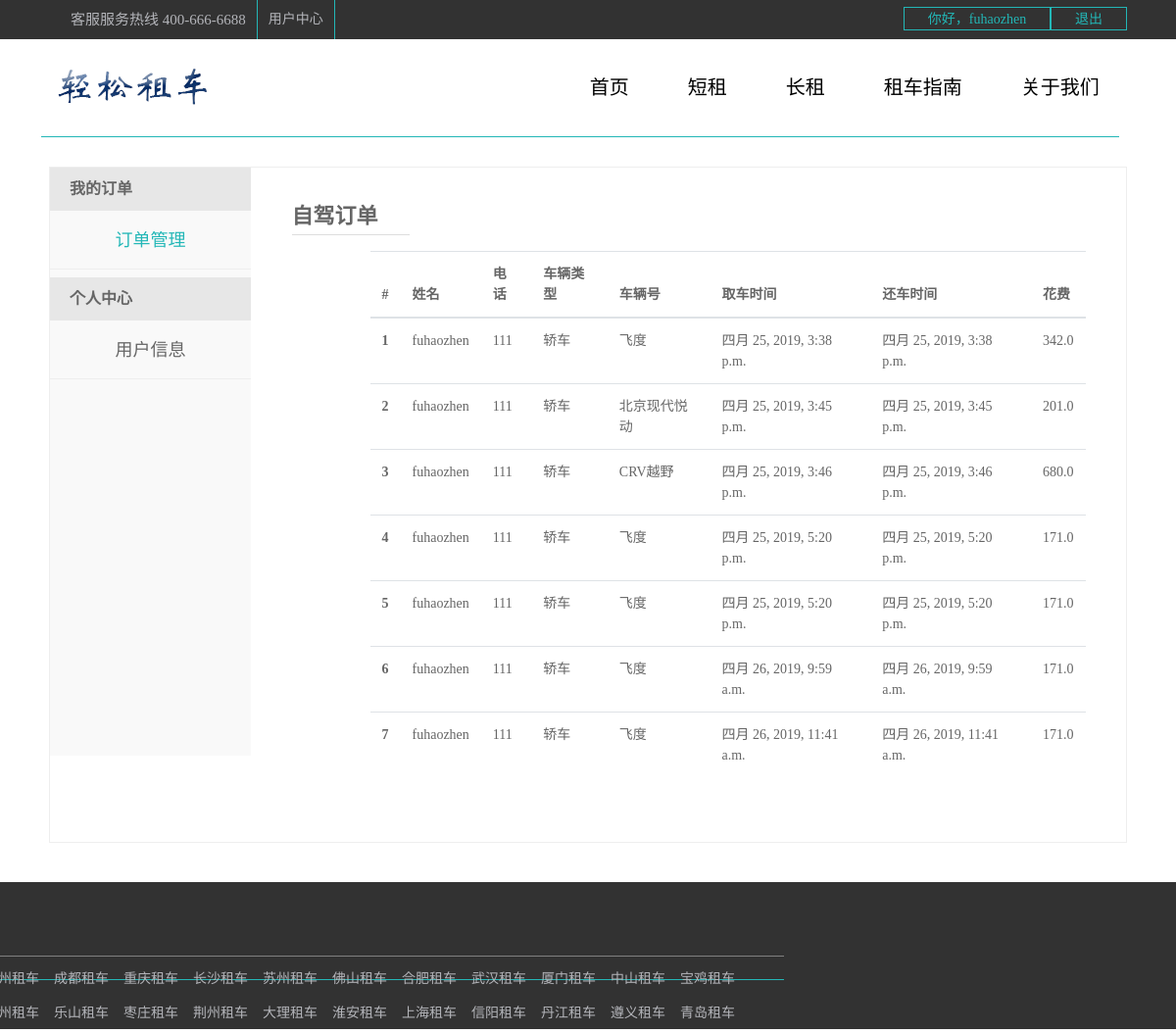
Before: /cars/dingdan/ (signed in) with the older database file.
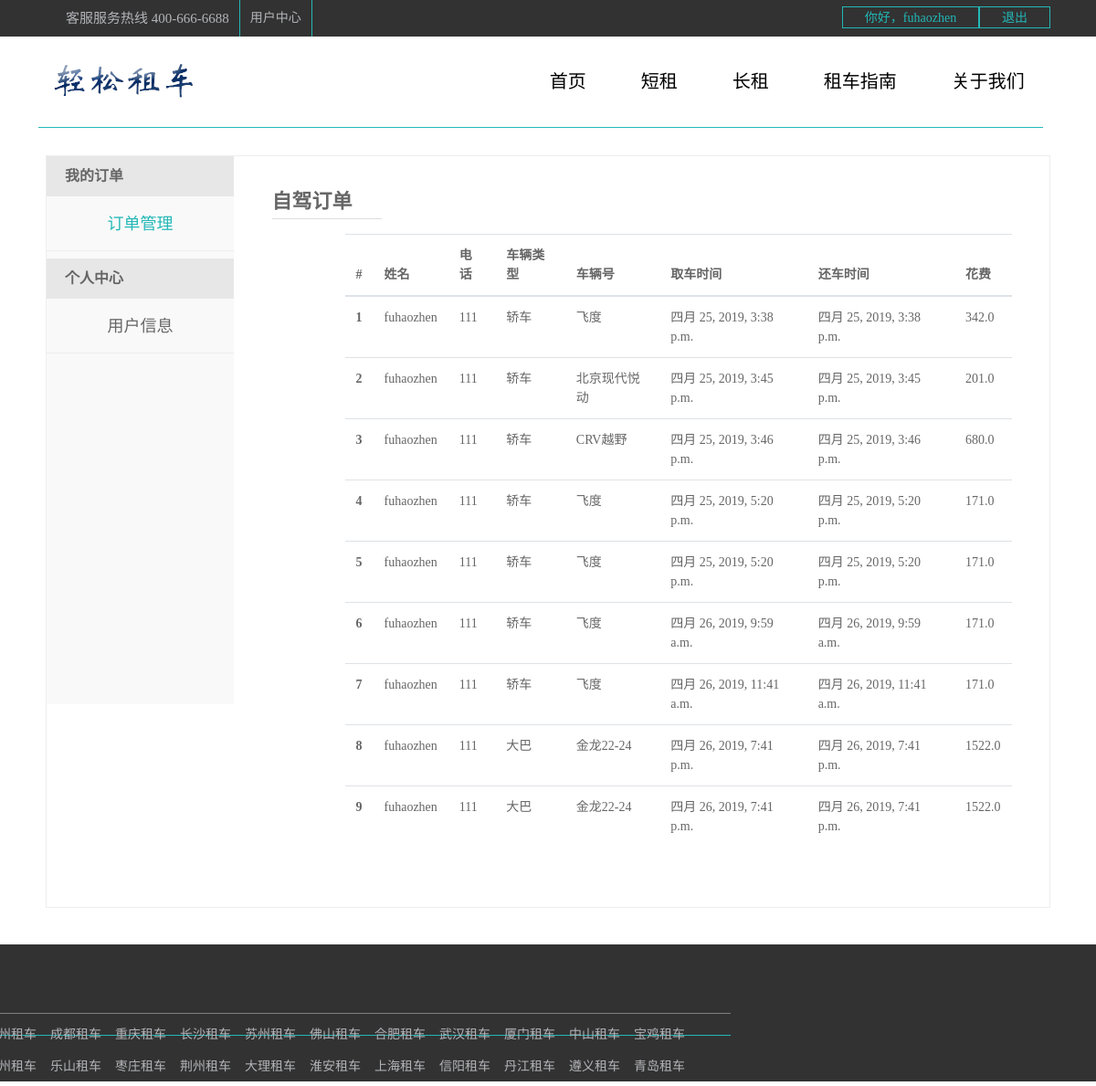
After: the same page with the newer database file.
### cars/models.py (models this page shows, shortened)
class Order(models.Model):
    o_uid = models.ForeignKey(User, on_delete=models.CASCADE)
    customerName = models.CharField(max_length=20)
    customerTel = models.CharField(max_length=50)
    o_cid = models.ForeignKey(Car, on_delete=models.CASCADE)
    typeNo = models.CharField(max_length=20)
    creatDate = models.DateTimeField(auto_now_add=True)
    returnDate = models.DateTimeField(auto_now_add=True)
    otime = models.IntegerField(default=0)
    ocost = models.FloatField()

class Car(models.Model):
    ctype = models.CharField(default="轿车", max_length=20)
    typeNo = models.CharField(max_length=20)
    picture = models.FileField(null=True, upload_to="./static/media/")
    color = models.CharField(max_length=20)
    drentprice = models.FloatField()
    description = models.CharField(max_length=50, default="//5座 自动/1.5L")
    def __str__(self):
        return self.ctype

### cars/views.py (the view)
def dingdan(request):
    user = request.session.get("username")
    user1 = User.objects.get(username=user)
    order1 = user1.order_set.all()
    length = len(order1)
    return render(request, 'cars/dingdan.html', {"username": user, "order1": order1, "length": length})

### templates/cars/dingdan.html (shortened to what this page needs)
<!DOCTYPE html>
<html>
	<head>
		<link rel="stylesheet" type="text/css" href="/static/dist/css/bootstrap.css"/>
	</head>
	<body>
		<div class="top">
			<div class="content">
				<div class="fl">
					<ul class="flu">
						<li>
							<a class="kefu" href="#">客服服务热线 400-666-6688</a>
						</li>
						<li>
							<a href="#">用户中心</a>
						</li>
					</ul>
				</div>
				<div class="fr">
					{% if  not username %}
						<a href="{% url 'cars:user_login' %}">登录</a>
						<a href="{% url 'cars:user_register' %}">注册</a>
					{% else %}
						<a href="{% url 'cars:me' %}" style="width: 150px;">你好，{{username}}</a>
						<a href="{% url 'cars:log_out' %}">退出</a>
					{% endif %}
				</div>
			</div>
		</div>
		<div class="nav">
			<div class="s1_content">
				<img src="/static/images/商标.png" alt>
				<div class="menu">
					<ul>
						<li><a href="{% url 'cars:index' %}">首页</a></li>
						<li><a href="{% url 'cars:short' %}">短租</a></li>
						<li><a href="{% url 'cars:long' %}">长租</a></li>
						<li><a href="{% url 'cars:guide' %}">租车指南</a></li>
						<li style="margin-right: 20px;"><a href="{% url 'cars:guide' %}">关于我们</a></li>
					</ul>
				</div>
			</div>
		</div>
		<div class="about_content">
			<div class="about_left">
				<dt>我的订单</dt>
					<dd>
						<a href="{% url 'cars:dingdan' %}" class="ck" style="color:#23B7B7; ">订单管理</a>
					</dd>
				<dt>个人中心</dt>
					<dd>
						<a href="{%url 'cars:me' %}" class="user">用户信息</a>
					</dd>
			</div>
			<div class="about_right">
				<div class="right_top">
					<div class="zijia">自驾订单</div>
				</div>
				<div class="right_bottom">
					{% if length > 0 %}
							<table class="table table-hover">
								  <thead>
									<tr>
									  <th scope="col">#</th>
									  <th scope="col">姓名</th>
									  <th scope="col">电话</th>
									  <th scope="col">车辆类型</th>
										<th scope="col">车辆号</th>
									  <th scope="col">取车时间</th>
									  <th scope="col">还车时间</th>
										<th scope="col">花费</th>
									</tr>
								  </thead>
								  <tbody>
								  {% for i in order1 %}
									<tr>
									  <th scope="row">{{i.id}}</th>
									  <td>{{username}}</td>
									  <td>{{i.customerTel}}</td>
									  <td>{{i.o_cid}}</td>
									  <td>{{i.typeNo}}</td>
									  <td>{{i.creatDate}}</td>
									  <td>{{i.returnDate}}</td>
									  <td>{{i.ocost}}</td>
									</tr>
								  {% endfor %}
								  </tbody>
							</table>
					{% endif %}
				</div>
			</div>
		</div>
		<div class="s1_footer">
			<div class="s1_footer_top">
				<div class="s1_content">
					<div class="s1_top">
					</div>
					<div class="clear"></div>
					<div class="s1_lian_jie">
						<h5 style="color: #b4b5ba;">热门城市入口</h5>
						<ul>
							<li><a href="#">杭州租车</a></li>
							<li><a href="#">成都租车</a></li>
							<li><a href="#">重庆租车</a></li>
							<li><a href="#">长沙租车</a></li>
							<li><a href="#">苏州租车</a></li>
							<li><a href="#">佛山租车</a></li>
							<li><a href="#">合肥租车</a></li>
							<li><a href="#">武汉租车</a></li>
							<li><a href="#">厦门租车</a></li>
							<li><a href="#">中山租车</a></li>
							<li><a href="#">宝鸡租车</a></li>
							<li><a href="#">德州租车</a></li>
							<li><a href="#">乐山租车</a></li>
							<li><a href="#">枣庄租车</a></li>
							<li><a href="#">荆州租车</a></li>
							<li><a href="#">大理租车</a></li>
							<li><a href="#">淮安租车</a></li>
							<li><a href="#">上海租车</a></li>
							<li><a href="#">信阳租车</a></li>
							<li><a href="#">丹江租车</a></li>
							<li><a href="#">遵义租车</a></li>
							<li><a href="#">青岛租车</a></li>
						</ul>
					</div>
				</div>
			</div>
		</div>
	</body>
</html>

### templates/cars/dingdan.html (style rules this page uses)
* { margin:0px; padding:0px; }
div { display: block; }
body { font-family: "微软雅黑"; font-size:14px; color: #666; }
div.top { height:40px; background-color:#323232; line-height:40px; }
a.kefu { float: left; font-size: 15px; margin-left:11px; }
div.content { width:1100px; margin:0 auto; }
ul.flu { float: left; }
ul.flu>li { list-style: none; float:left; margin-left:11px; padding-right:11px; border-right:1px solid #23B7B7; }
ul.flu>li a { display: block; text-decoration: none; color:#b4b5ba; }
div.top .fr { float:right; }
div.top .fr a { width:78px; height:24px; display: block; border:1px solid #23B7B7; float: left; line-height: 24px; text-align: center; margin-top:7px; text-decoration: none; color:#23B7B7; }
div.nav { height:100px; background-color:#fff; }
div.s1_content img { margin-top: 20px; }
div.s1_content { margin-left:-300px; height:100px; width:1100px; border-bottom:1px solid #23B7B7; }
div.menu { float:right; height:100px; }
div.menu ul li { float:left; list-style: none; padding-top: 34px; color:#666666; text-align: center; line-height: 30px; margin-right: 60px; }
div.menu ul li a { text-decoration: none; color:#000; font-size:20px; }
div.about_content { width: 1100px; margin: 0 auto; overflow: hidden; background: #fff; margin-top: 30px; margin-bottom: 40px; border: 1px solid #eee; }
div.about_left { width: 205px; overflow: hidden; float: left; background: #f9f9f9; min-height: 600px; }
div.about_left a { display: block; width: 205px; height: 60px; border-bottom: 1px solid #eeeeee; font-size: 18px; text-align: center; line-height: 60px; text-decoration: none; color: #666; }
div.about_left dt { padding: 10px 20px; font-size: 16px; background-color: #E7E7E7; font-weight: 700; line-height: 1.5; display: block; }
div.about_right { width: 879px; overflow: hidden; min-height: 410px; margin: auto; }
div.right_top { width: 810px; height: 35px; margin: auto; position: relative; margin-top: 20px; }
div.zijia { padding-right: 20px; height: 38px; background: #fff; line-height: 38px; color: #666; font-size: 22px; font-weight: bold; position: absolute; top: 11px; width:120px ; border-bottom:1px solid #ddd; }
div.right_bottom { width: 810px; overflow: hidden; margin: auto; padding: 30px 0 50px 80px; }
div.s1_footer { height: 150px; width: 100%; background: #323232; }
div.s1_top { padding-top: 10px; margin-bottom: 10px; }
div.clear { clear: both; overflow: hidden; height: 1px; margin-top: -1px; font-size: 0; }
div.s1_lian_jie ul { height: 80px; border-top: 1px solid gray; overflow: hidden; margin-top: 10px; margin-bottom: 0px; }
div.s1_lian_jie ul li { list-style: none; float: left; margin-right: 15px; line-height: 25px; margin-top: 10px; }
div.s1_lian_jie ul li a { color: #b4b5ba; text-decoration: none; }

Changed rows visible on the page:
added Order: id "8", username "fuhaozhen", customerTel "111", o_cid "大巴", typeNo "金龙22-24", creatDate "四月 26, 2019, 7:41 p.m.", returnDate "四月 26, 2019, 7:41 p.m.", ocost "1522.0"
added Order: id "9", username "fuhaozhen", customerTel "111", o_cid "大巴", typeNo "金龙22-24", creatDate "四月 26, 2019, 7:41 p.m.", returnDate "四月 26, 2019, 7:41 p.m.", ocost "1522.0"
